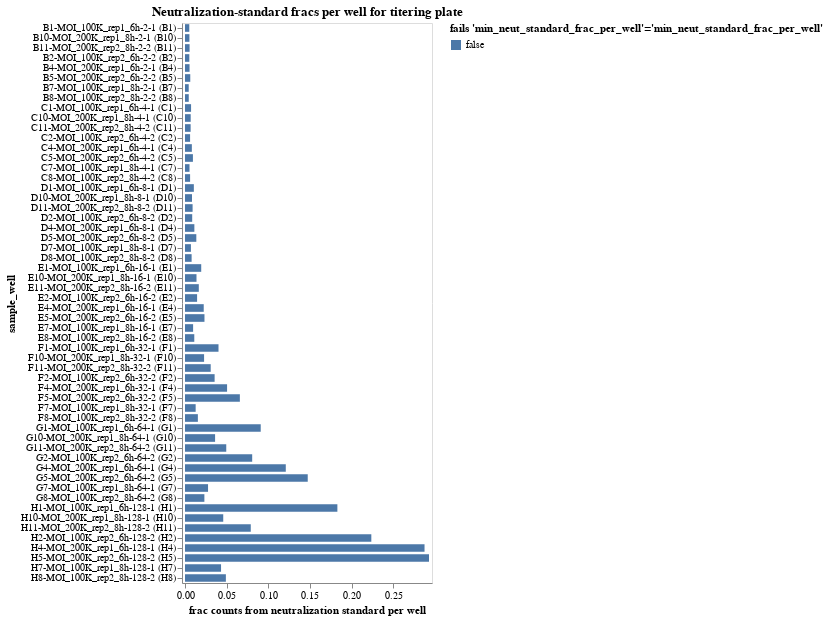

Notebook code cell kept with this figure:
### Markdown cell above
## Fraction of counts from neutralization standard
Determine the fraction of counts from the neutralization standard in each sample, and make sure this fraction passess the QC threshold.

### Code cell
neut_standard_fracs = (
    counts.assign(
        neut_standard_count=lambda x: x["count"] * x["neut_standard"].astype(int)
    )
    .groupby(
        ["well", "sample_well"],
        dropna=False,
        as_index=False,
    )
    .aggregate(
        total_count=pd.NamedAgg("count", "sum"),
        neut_standard_count=pd.NamedAgg("neut_standard_count", "sum"),
    )
    .assign(
        neut_standard_frac=lambda x: x["neut_standard_count"] / x["total_count"],
        fails_qc=lambda x: (
            x["neut_standard_frac"] < 0.001
        ),
    )
)

neut_standard_fracs_chart = (
    alt.Chart(neut_standard_fracs)
    .encode(
        alt.X(
            "neut_standard_frac",
            title="frac counts from neutralization standard per well",
            scale=alt.Scale(nice=False, padding=3),
        ),
        alt.Y("sample_well", sort=sample_wells),
        alt.Color(
            "fails_qc",
            title=f"fails {'min_neut_standard_frac_per_well'=}",
            legend=alt.Legend(titleLimit=500),
        ),
        tooltip=[
            alt.Tooltip(c, format=".3g") if neut_standard_fracs[c].dtype == float else c
            for c in neut_standard_fracs.columns
        ],
    )
    .mark_bar(height={"band": 0.85})
    .properties(
        height=alt.Step(10),
        width=250,
        title=f"Neutralization-standard fracs per well for titering plate",
    )
    .configure_axis(grid=False)
    .configure_legend(titleLimit=1000)
)

display(neut_standard_fracs_chart)

### Figure 1 — Vega-Lite specification as saved in the notebook (floating-point values rounded to 4 significant figures; data arrays with more than 128 entries replaced by an {"elided": "..."} marker saying what was removed)
{"config": {"view": {"continuousWidth": 300, "continuousHeight": 300}, "axis": {"grid": false}, "legend": {"titleLimit": 1000}}, "data": {"name": "data-f001a71979da260d6b6ffc6399f3e587"}, "mark": {"type": "bar", "height": {"band": 0.85}}, "encoding": {"color": {"field": "fails_qc", "legend": {"titleLimit": 500}, "title": "fails 'min_neut_standard_frac_per_well'='min_neut_standard_frac_per_well'", "type": "nominal"}, "tooltip": [{"field": "well", "type": "nominal"}, {"field": "sample_well", "type": "nominal"}, {"field": "total_count", "type": "quantitative"}, {"field": "neut_standard_count", "type": "quantitative"}, {"field": "neut_standard_frac", "format": ".3g", "type": "quantitative"}, {"field": "fails_qc", "type": "nominal"}], "x": {"field": "neut_standard_frac", "scale": {"nice": false, "padding": 3}, "title": "frac counts from neutralization standard per well", "type": "quantitative"}, "y": {"field": "sample_well", "sort": {"elided": "280 str values"}, "type": "nominal"}}, "height": {"step": 10}, "title": "Neutralization-standard fracs per well for titering plate", "width": 250, "$schema": "https://vega.github.io/schema/vega-lite/v5.16.3.json", "datasets": {"data-f001a71979da260d6b6ffc6399f3e587": [{"well": "B1", "sample_well": "B1-MOI_100K_rep1_6h-2-1 (B1)", "total_count": 1492636, "neut_standard_count": 7681, "neut_standard_frac": 0.005146, "fails_qc": false}, {"well": "B10", "sample_well": "B10-MOI_200K_rep1_8h-2-1 (B10)", "total_count": 1042753, "neut_standard_count": 5532, "neut_standard_frac": 0.005305, "fails_qc": false}, {"well": "B11", "sample_well": "B11-MOI_200K_rep2_8h-2-2 (B11)", "total_count": 489536, "neut_standard_count": 2694, "neut_standard_frac": 0.005503, "fails_qc": false}, {"well": "B2", "sample_well": "B2-MOI_100K_rep2_6h-2-2 (B2)", "total_count": 1122950, "neut_standard_count": 5833, "neut_standard_frac": 0.005194, "fails_qc": false}, {"well": "B4", "sample_well": "B4-MOI_200K_rep1_6h-2-1 (B4)", "total_count": 1230160, "neut_standard_count": 6719, "neut_standard_frac": 0.005462, "fails_qc": false}, {"well": "B5", "sample_well": "B5-MOI_200K_rep2_6h-2-2 (B5)", "total_count": 1418934, "neut_standard_count": 8969, "neut_standard_frac": 0.006321, "fails_qc": false}, {"well": "B7", "sample_well": "B7-MOI_100K_rep1_8h-2-1 (B7)", "total_count": 882817, "neut_standard_count": 3947, "neut_standard_frac": 0.004471, "fails_qc": false}, {"well": "B8", "sample_well": "B8-MOI_100K_rep2_8h-2-2 (B8)", "total_count": 875337, "neut_standard_count": 3953, "neut_standard_frac": 0.004516, "fails_qc": false}, {"well": "C1", "sample_well": "C1-MOI_100K_rep1_6h-4-1 (C1)", "total_count": 1170422, "neut_standard_count": 8532, "neut_standard_frac": 0.00729, "fails_qc": false}, {"well": "C10", "sample_well": "C10-MOI_200K_rep1_8h-4-1 (C10)", "total_count": 1364406, "neut_standard_count": 9329, "neut_standard_frac": 0.006837, "fails_qc": false}, {"well": "C11", "sample_well": "C11-MOI_200K_rep2_8h-4-2 (C11)", "total_count": 1110584, "neut_standard_count": 7511, "neut_standard_frac": 0.006763, "fails_qc": false}, {"well": "C2", "sample_well": "C2-MOI_100K_rep2_6h-4-2 (C2)", "total_count": 836061, "neut_standard_count": 5107, "neut_standard_frac": 0.006108, "fails_qc": false}, {"well": "C4", "sample_well": "C4-MOI_200K_rep1_6h-4-1 (C4)", "total_count": 1398455, "neut_standard_count": 11502, "neut_standard_frac": 0.008225, "fails_qc": false}, {"well": "C5", "sample_well": "C5-MOI_200K_rep2_6h-4-2 (C5)", "total_count": 1368301, "neut_standard_count": 13016, "neut_standard_frac": 0.009513, "fails_qc": false}, {"well": "C7", "sample_well": "C7-MOI_100K_rep1_8h-4-1 (C7)", "total_count": 886444, "neut_standard_count": 4798, "neut_standard_frac": 0.005413, "fails_qc": false}, {"well": "C8", "sample_well": "C8-MOI_100K_rep2_8h-4-2 (C8)", "total_count": 1240022, "neut_standard_count": 7599, "neut_standard_frac": 0.006128, "fails_qc": false}, {"well": "D1", "sample_well": "D1-MOI_100K_rep1_6h-8-1 (D1)", "total_count": 936899, "neut_standard_count": 9951, "neut_standard_frac": 0.01062, "fails_qc": false}, {"well": "D10", "sample_well": "D10-MOI_200K_rep1_8h-8-1 (D10)", "total_count": 1362715, "neut_standard_count": 11437, "neut_standard_frac": 0.008393, "fails_qc": false}, {"well": "D11", "sample_well": "D11-MOI_200K_rep2_8h-8-2 (D11)", "total_count": 1148119, "neut_standard_count": 10477, "neut_standard_frac": 0.009125, "fails_qc": false}, {"well": "D2", "sample_well": "D2-MOI_100K_rep2_6h-8-2 (D2)", "total_count": 1131312, "neut_standard_count": 9785, "neut_standard_frac": 0.008649, "fails_qc": false}, {"well": "D4", "sample_well": "D4-MOI_200K_rep1_6h-8-1 (D4)", "total_count": 1434490, "neut_standard_count": 16142, "neut_standard_frac": 0.01125, "fails_qc": false}, {"well": "D5", "sample_well": "D5-MOI_200K_rep2_6h-8-2 (D5)", "total_count": 1407080, "neut_standard_count": 19125, "neut_standard_frac": 0.01359, "fails_qc": false}, {"well": "D7", "sample_well": "D7-MOI_100K_rep1_8h-8-1 (D7)", "total_count": 878112, "neut_standard_count": 6250, "neut_standard_frac": 0.007118, "fails_qc": false}, {"well": "D8", "sample_well": "D8-MOI_100K_rep2_8h-8-2 (D8)", "total_count": 1147643, "neut_standard_count": 9118, "neut_standard_frac": 0.007945, "fails_qc": false}, {"well": "E1", "sample_well": "E1-MOI_100K_rep1_6h-16-1 (E1)", "total_count": 987315, "neut_standard_count": 19231, "neut_standard_frac": 0.01948, "fails_qc": false}, {"well": "E10", "sample_well": "E10-MOI_200K_rep1_8h-16-1 (E10)", "total_count": 1089025, "neut_standard_count": 15042, "neut_standard_frac": 0.01381, "fails_qc": false}, {"well": "E11", "sample_well": "E11-MOI_200K_rep2_8h-16-2 (E11)", "total_count": 1094008, "neut_standard_count": 18130, "neut_standard_frac": 0.01657, "fails_qc": false}, {"well": "E2", "sample_well": "E2-MOI_100K_rep2_6h-16-2 (E2)", "total_count": 1451441, "neut_standard_count": 21079, "neut_standard_frac": 0.01452, "fails_qc": false}, {"well": "E4", "sample_well": "E4-MOI_200K_rep1_6h-16-1 (E4)", "total_count": 1217552, "neut_standard_count": 27384, "neut_standard_frac": 0.02249, "fails_qc": false}, {"well": "E5", "sample_well": "E5-MOI_200K_rep2_6h-16-2 (E5)", "total_count": 1650806, "neut_standard_count": 38601, "neut_standard_frac": 0.02338, "fails_qc": false}, {"well": "E7", "sample_well": "E7-MOI_100K_rep1_8h-16-1 (E7)", "total_count": 819314, "neut_standard_count": 7976, "neut_standard_frac": 0.009735, "fails_qc": false}, {"well": "E8", "sample_well": "E8-MOI_100K_rep2_8h-16-2 (E8)", "total_count": 1785865, "neut_standard_count": 19924, "neut_standard_frac": 0.01116, "fails_qc": false}, {"well": "F1", "sample_well": "F1-MOI_100K_rep1_6h-32-1 (F1)", "total_count": 1463597, "neut_standard_count": 58891, "neut_standard_frac": 0.04024, "fails_qc": false}, {"well": "F10", "sample_well": "F10-MOI_200K_rep1_8h-32-1 (F10)", "total_count": 1293906, "neut_standard_count": 29656, "neut_standard_frac": 0.02292, "fails_qc": false}, {"well": "F11", "sample_well": "F11-MOI_200K_rep2_8h-32-2 (F11)", "total_count": 1187069, "neut_standard_count": 36638, "neut_standard_frac": 0.03086, "fails_qc": false}, {"well": "F2", "sample_well": "F2-MOI_100K_rep2_6h-32-2 (F2)", "total_count": 401935, "neut_standard_count": 14296, "neut_standard_frac": 0.03557, "fails_qc": false}, {"well": "F4", "sample_well": "F4-MOI_200K_rep1_6h-32-1 (F4)", "total_count": 670552, "neut_standard_count": 33881, "neut_standard_frac": 0.05053, "fails_qc": false}, {"well": "F5", "sample_well": "F5-MOI_200K_rep2_6h-32-2 (F5)", "total_count": 1456224, "neut_standard_count": 95931, "neut_standard_frac": 0.06588, "fails_qc": false}, {"well": "F7", "sample_well": "F7-MOI_100K_rep1_8h-32-1 (F7)", "total_count": 915830, "neut_standard_count": 11721, "neut_standard_frac": 0.0128, "fails_qc": false}, {"well": "F8", "sample_well": "F8-MOI_100K_rep2_8h-32-2 (F8)", "total_count": 1141929, "neut_standard_count": 17651, "neut_standard_frac": 0.01546, "fails_qc": false}, {"well": "G1", "sample_well": "G1-MOI_100K_rep1_6h-64-1 (G1)", "total_count": 1270492, "neut_standard_count": 115525, "neut_standard_frac": 0.09093, "fails_qc": false}, {"well": "G10", "sample_well": "G10-MOI_200K_rep1_8h-64-1 (G10)", "total_count": 1076969, "neut_standard_count": 38914, "neut_standard_frac": 0.03613, "fails_qc": false}, {"well": "G11", "sample_well": "G11-MOI_200K_rep2_8h-64-2 (G11)", "total_count": 2652676, "neut_standard_count": 131405, "neut_standard_frac": 0.04954, "fails_qc": false}, {"well": "G2", "sample_well": "G2-MOI_100K_rep2_6h-64-2 (G2)", "total_count": 1275874, "neut_standard_count": 102944, "neut_standard_frac": 0.08069, "fails_qc": false}, {"well": "G4", "sample_well": "G4-MOI_200K_rep1_6h-64-1 (G4)", "total_count": 1752089, "neut_standard_count": 212052, "neut_standard_frac": 0.121, "fails_qc": false}, {"well": "G5", "sample_well": "G5-MOI_200K_rep2_6h-64-2 (G5)", "total_count": 549809, "neut_standard_count": 81037, "neut_standard_frac": 0.1474, "fails_qc": false}, {"well": "G7", "sample_well": "G7-MOI_100K_rep1_8h-64-1 (G7)", "total_count": 927129, "neut_standard_count": 25657, "neut_standard_frac": 0.02767, "fails_qc": false}, {"well": "G8", "sample_well": "G8-MOI_100K_rep2_8h-64-2 (G8)", "total_count": 405810, "neut_standard_count": 9448, "neut_standard_frac": 0.02328, "fails_qc": false}, {"well": "H1", "sample_well": "H1-MOI_100K_rep1_6h-128-1 (H1)", "total_count": 805372, "neut_standard_count": 147371, "neut_standard_frac": 0.183, "fails_qc": false}, {"well": "H10", "sample_well": "H10-MOI_200K_rep1_8h-128-1 (H10)", "total_count": 1525154, "neut_standard_count": 70038, "neut_standard_frac": 0.04592, "fails_qc": false}, {"well": "H11", "sample_well": "H11-MOI_200K_rep2_8h-128-2 (H11)", "total_count": 1267299, "neut_standard_count": 100083, "neut_standard_frac": 0.07897, "fails_qc": false}, {"well": "H2", "sample_well": "H2-MOI_100K_rep2_6h-128-2 (H2)", "total_count": 1398099, "neut_standard_count": 312823, "neut_standard_frac": 0.2237, "fails_qc": false}, {"well": "H4", "sample_well": "H4-MOI_200K_rep1_6h-128-1 (H4)", "total_count": 1875434, "neut_standard_count": 539467, "neut_standard_frac": 0.2876, "fails_qc": false}, {"well": "H5", "sample_well": "H5-MOI_200K_rep2_6h-128-2 (H5)", "total_count": 860364, "neut_standard_count": 252099, "neut_standard_frac": 0.293, "fails_qc": false}, {"well": "H7", "sample_well": "H7-MOI_100K_rep1_8h-128-1 (H7)", "total_count": 799728, "neut_standard_count": 34616, "neut_standard_frac": 0.04328, "fails_qc": false}, {"well": "H8", "sample_well": "H8-MOI_100K_rep2_8h-128-2 (H8)", "total_count": 942932, "neut_standard_count": 46283, "neut_standard_frac": 0.04908, "fails_qc": false}]}}
